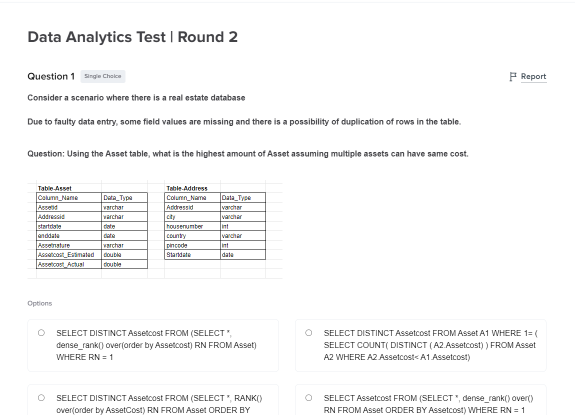
#> input picture Tests/002 oct 27/Round 2/QueNo-1.png, 1150 x 830 px, given in place of img-1.png, which was not available (shown at 1/2 size)
$ python main1.py
#> lines starting #> are read from the running program, lines starting #| are printed output that depends on the picture
from PIL import Image
# i = 1
for i in range(1,61):
    img = Image.open(f'img-{i}.png')
#> img is the input picture: PIL image 1150x830 RGBA; mean R, G, B, A 247, 247, 247.1, 255
    box = (150, 170, 1300, 1000)
    img2 = img.crop(box)
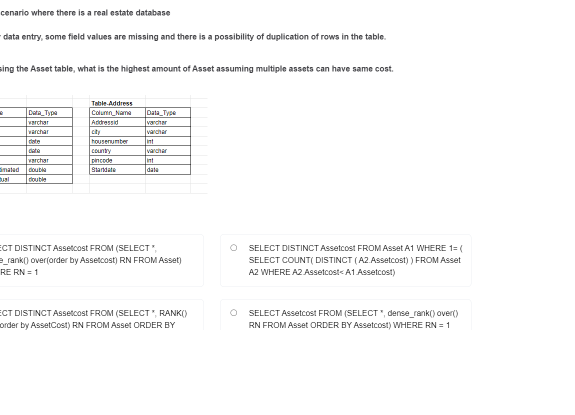
#> img2: PIL image 1150x830 RGBA (shown at 1/2 size); mean R, G, B, A 170.3, 170.3, 170.4, 176.3; transparent parts drawn white
    img2.save(f'QueNo-{i}.png')
#> pass 2 of the loop `for i in range(1,61):`:
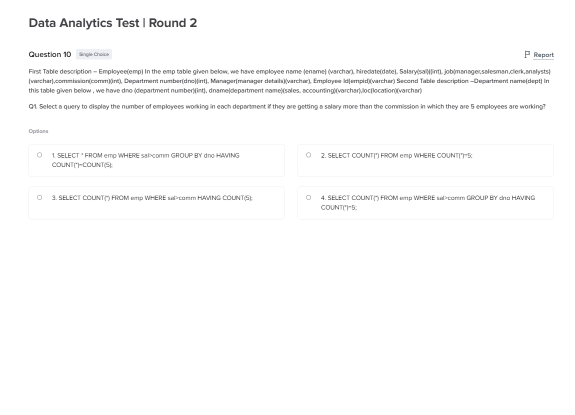
#> input picture Tests/002 oct 27/Round 2/QueNo-10.png, 1150 x 830 px, given in place of img-2.png, which was not available (shown at 1/2 size)
#> img is the input picture: PIL image 1150x830 RGBA; mean R, G, B, A 251.3, 251.3, 251.4, 255
#> `img2 = img.crop(box)`:
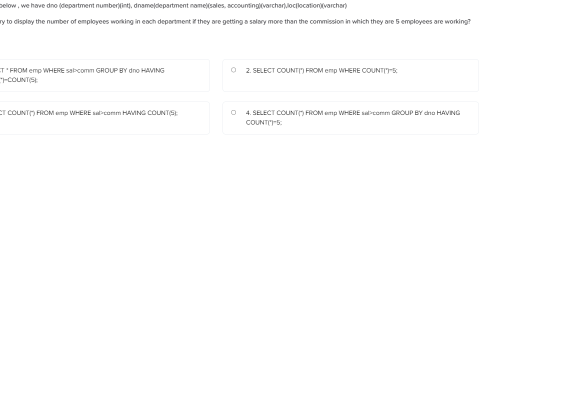
#> img2: PIL image 1150x830 RGBA (shown at 1/2 size); mean R, G, B, A 174.6, 174.6, 174.7, 176.3; transparent parts drawn white
#> (the run stopped early here; a loop or call above may not have finished)
